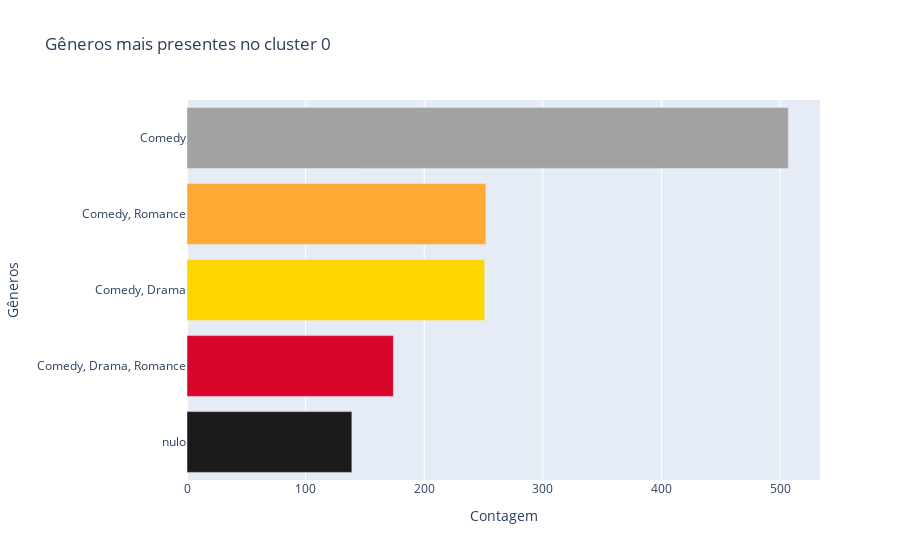

Notebook source saved alongside this figure:
### Code cell
#Gêneros mais presentes no cluster 0
fig = grafico_barras('0', cluster0kmodes, 'genres', 5)
fig.show()

### Figure 1 — Plotly figure (JSON) as saved in the notebook; plotly's stock layout.template omitted (floating-point values rounded to 4 significant figures)
{"data": [{"alignmentgroup": "True", "hovertemplate": "Contagem=%{x}<br>Gêneros=%{y}<extra></extra>", "legendgroup": "", "marker": {"color": ["#1B1B1B", "#D90429", "#FFD700", "#FFAA33", "#A2A2A2", "#001F3F", "#8B4513", "#F5C518", "#5A5A5A", "#B22222"], "pattern": {"shape": ""}}, "name": "", "offsetgroup": "", "orientation": "h", "showlegend": false, "textposition": "auto", "type": "bar", "x": [139, 174, 251, 252, 507], "xaxis": "x", "y": ["nulo", "Comedy, Drama, Romance", "Comedy, Drama", "Comedy, Romance", "Comedy"], "yaxis": "y"}], "layout": {"barmode": "relative", "legend": {"tracegroupgap": 0}, "title": {"text": "Gêneros mais presentes no cluster 0"}, "xaxis": {"anchor": "y", "domain": [0, 1], "title": {"text": "Contagem"}}, "yaxis": {"anchor": "x", "domain": [0, 1], "title": {"text": "Gêneros"}}}}
